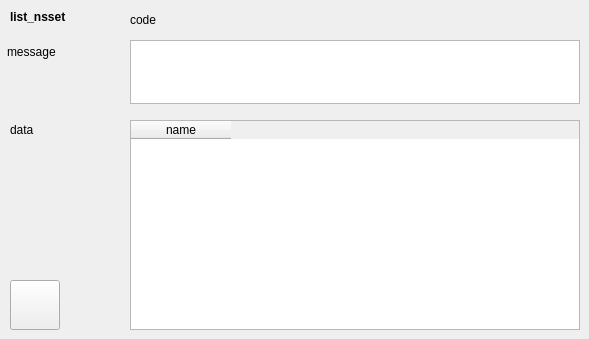
       <widget class="QWidget" name="TabPage" >
        <attribute name="title" >
         <string>response</string>
        </attribute>
        <widget class="QLabel" name="textLabel96" >
         <property name="geometry" >
          <rect>
           <x>7</x>
           <y>42</y>
           <width>110</width>
           <height>20</height>
          </rect>
         </property>
         <property name="text" >
          <string>message</string>
         </property>
         <property name="wordWrap" >
          <bool>false</bool>
         </property>
        </widget>
        <widget class="QLabel" name="textLabel97" >
         <property name="geometry" >
          <rect>
           <x>10</x>
           <y>10</y>
           <width>110</width>
           <height>20</height>
          </rect>
         </property>
         <property name="text" >
          <string>&lt;b>list_nsset&lt;/b></string>
         </property>
         <property name="alignment" >
          <set>Qt::AlignLeading|Qt::AlignLeft|Qt::AlignTop</set>
         </property>
         <property name="wordWrap" >
          <bool>true</bool>
         </property>
        </widget>
        <widget class="QLabel" name="list_nsset_code" >
         <property name="geometry" >
          <rect>
           <x>130</x>
           <y>10</y>
           <width>450</width>
           <height>20</height>
          </rect>
         </property>
         <property name="text" >
          <string>code</string>
         </property>
         <property name="wordWrap" >
          <bool>false</bool>
         </property>
        </widget>
        <widget class="QTextEdit" name="list_nsset_msg" >
         <property name="geometry" >
          <rect>
           <x>130</x>
           <y>40</y>
           <width>450</width>
           <height>64</height>
          </rect>
         </property>
        </widget>
        <widget class="QLabel" name="textLabel98" >
         <property name="geometry" >
          <rect>
           <x>10</x>
           <y>120</y>
           <width>110</width>
           <height>20</height>
          </rect>
         </property>
         <property name="text" >
          <string>data</string>
         </property>
         <property name="wordWrap" >
          <bool>false</bool>
         </property>
        </widget>
        <widget class="QTableWidget" name="list_nsset_table" >
         <property name="geometry" >
          <rect>
           <x>130</x>
           <y>120</y>
           <width>450</width>
           <height>210</height>
          </rect>
         </property>
         <column>
          <property name="text" >
           <string>name</string>
          </property>
         </column>
        </widget>
        <widget class="QPushButton" name="btn_source_list_nsset" >
         <property name="geometry" >
          <rect>
           <x>10</x>
           <y>280</y>
           <width>50</width>
           <height>50</height>
          </rect>
         </property>
         <property name="toolTip" >
          <string/>
         </property>
         <property name="text" >
          <string/>
         </property>
         <property name="icon" >
          <iconset>icon_source.png</iconset>
         </property>
        </widget>
       </widget>
